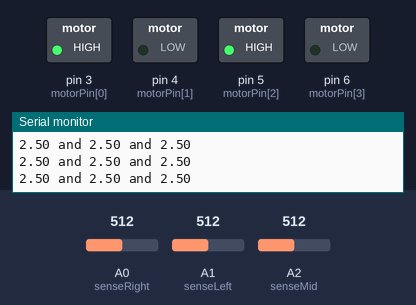
Bench run of a sketch on a simulated Arduino Uno, built with avr-gcc and run on an emulated ATmega328P. Parts: switched loads named in the sketch (green lamp = pin HIGH), the last lines printed to the serial monitor. Inputs (shaded band) come from the test bench; at power-on: A0 (senseRight) = 512, A1 (senseLeft) = 512, A2 (senseMid) = 512.

Above: at 1.2 s.
1.3 s: A0 (senseRight) set to 110
4.3 s: A0 (senseRight) set to 97
At 4.6 s:
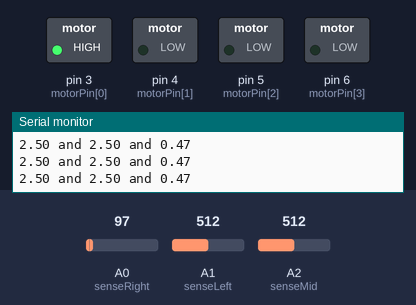
5.8 s: A1 (senseLeft) set to 0
At 6.07 s:
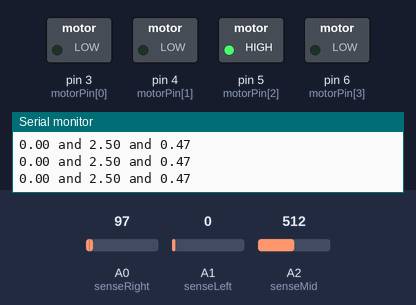
7.6 s: A0 (senseRight) set to 122
At 9.1 s:
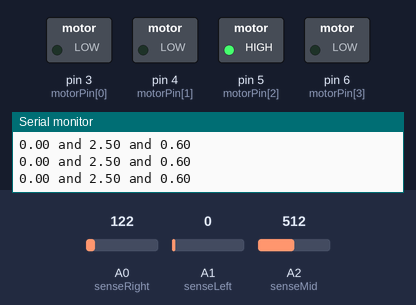
10.6 s: A0 (senseRight) set to 0
At 11.2 s:
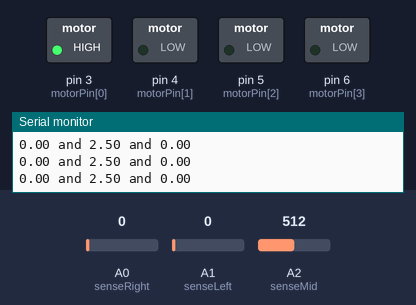
Timing chart, 0 to 13.1 s (numbered marks = the images above; inputs shaded):
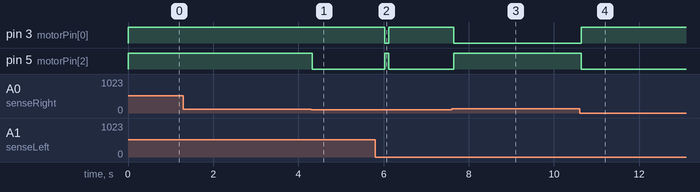

The sketch:

line_follow_3sensors.ino
```cpp
const int senseRight = A0;
const int senseLeft = A1;
const int senseMid = A2;
byte motorPin[] = {3, 4, 5, 6};
int counter = 0;

void setup()
{
  Serial.begin(9600);
  pinMode(senseRight, INPUT_PULLUP);
  pinMode(senseLeft, INPUT_PULLUP);
  for (int x=0; x<4; x++) {
    pinMode(motorPin[x], OUTPUT);
  }
}

void loop()
{
  // Read in the ADC and convert it to a voltage:
  int proximityADCRight = analogRead(senseRight);
  int proximityADCLeft = analogRead(senseLeft);
  int proximityADCMid = analogRead(senseMid);
  float proximityVRight = (float)proximityADCRight * 5.0 / 1023.0;
  float proximityVLeft = (float)proximityADCLeft * 5.0 / 1023.0;
  float proximityVMid = (float)proximityADCMid * 5.0 / 1023.0;
  Serial.println(String(proximityVLeft) + " and " + String(proximityVMid) + " and " + String(proximityVRight));

  if (proximityVLeft >= 0.5 && proximityVRight >= 0.5) {
    drive(255, 0.5);
  } else if (proximityVLeft < 0.5 && proximityVRight >= 0.5) {
    turn(255,"r", 1);
  } else if (proximityVLeft >= 0.5 && proximityVRight < 0.5) {
    turn(255,"l", 1);
  } else {
    if (counter >= 7 && counter <= 10) {
      turn(255,"r", 0.5);
    } else {
      turn(255,"l", 0.5);
    }
    counter +=1;
  }

  //delay(100);
}

void drive(int vel, int wait) {
  analogWrite(motorPin[0], vel);
  analogWrite(motorPin[2], vel);
  // delay(wait*1000);
}

void turn(int vel, String dir, int wait) {
  if (dir == "r") {
    analogWrite(motorPin[0], 0);
    analogWrite(motorPin[2], vel);
  } else if (dir == "l") {
    analogWrite(motorPin[0], vel);
    analogWrite(motorPin[2], 0);
  }
  // delay(wait*1000);
}
```

Measured:
- the behaviour switches between 103 and 102 on A0 (senseRight) (found by bisection; images 0 and 1)
- after the input at 4.3 s, pin 5 (motorPin[2]): HIGH → LOW at once
- after the input at 5.8 s, pin 3 (motorPin[0]): HIGH → LOW after 0.22 s, → HIGH 0.10 s later; pin 5 (motorPin[2]): LOW → HIGH after 0.22 s, → LOW 0.10 s later
- after the input at 7.6 s, pin 3 (motorPin[0]): HIGH → LOW after 0.05 s; pin 5 (motorPin[2]): LOW → HIGH after 0.05 s
- after the input at 10.6 s, pin 3 (motorPin[0]): LOW → HIGH at once; pin 5 (motorPin[2]): HIGH → LOW at once
